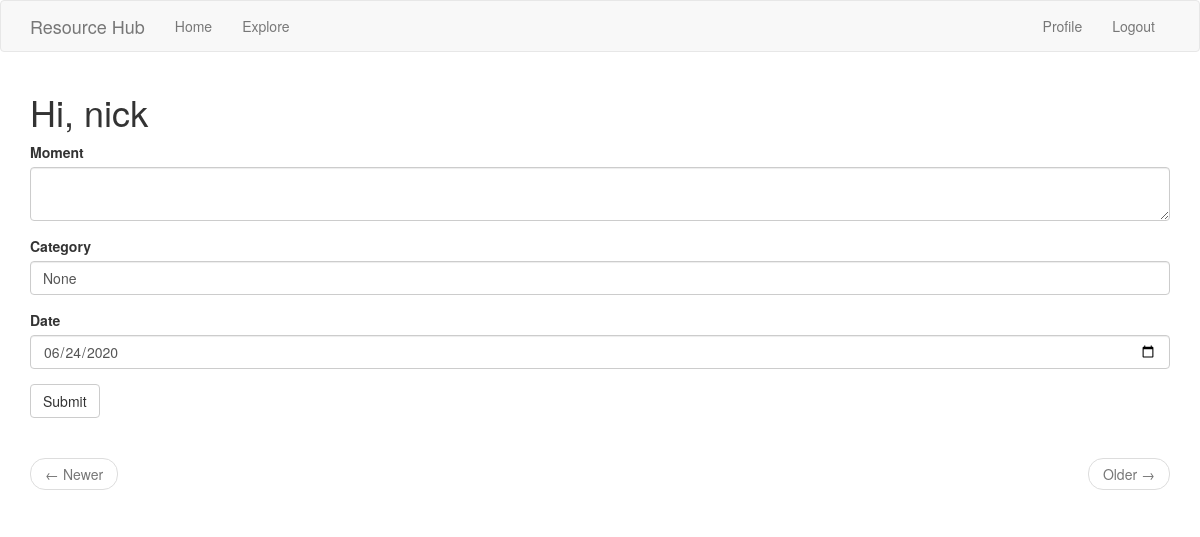
Before: /index (signed in) with the older database file.
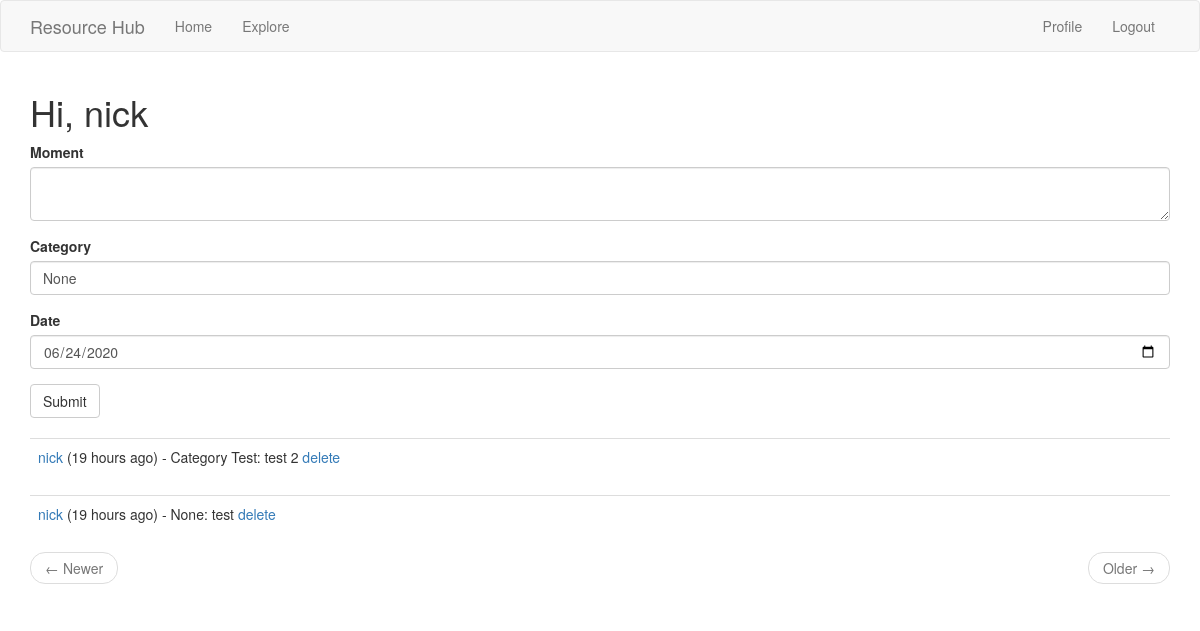
After: the same page with the newer database file.
### app/models.py (models this page shows, shortened)
class Post(db.Model):
    id = db.Column(db.Integer, primary_key=True)
    body = db.Column(db.String(140))
    category = db.Column(db.String(25), nullable=True)
    eventdate = db.Column(db.DateTime, default=datetime.utcnow)
    timestamp = db.Column(db.DateTime, index=True, default=datetime.utcnow)
    user_id = db.Column(db.Integer, db.ForeignKey('user.id'))
    image = db.Column(db.String(255), nullable = True)

### app/main/routes.py (the view)
@bp.route('/', methods=['GET', 'POST'])
@bp.route('/index', methods=['GET', 'POST'])
@login_required
def index():
    form = PostForm()
    if form.validate_on_submit():
        post = Post(body=form.post.data, author=current_user, category=form.category.data, eventdate=form.eventdate.data)
        db.session.add(post)
        db.session.commit()
        flash('Moment added')
        return redirect(url_for('main.index'))
    page = request.args.get('page', 1, type=int)
    posts = current_user.followed_posts().paginate(
        page, current_app.config['POSTS_PER_PAGE'], False)
    next_url = url_for('main.index', page=posts.next_num) \
        if posts.has_next else None
    prev_url = url_for('main.index', page=posts.prev_num) \
        if posts.has_prev else None
    return render_template('index.html', title='Home', form=form,posts=posts.items, next_url=next_url,prev_url=prev_url)

### app/main/forms.py
class PostForm(FlaskForm):
    post = TextAreaField('Moment', validators=[DataRequired()])
    category = StringField('Category', default='None')
    eventdate = DateField('Date', default=datetime.today() )
    submit = SubmitField('Submit')

### app/main/routes.py (called while the page is built)
@bp.before_app_request
def before_request():
    if current_user.is_authenticated:
        current_user.last_seen = datetime.utcnow()
        db.session.commit()

### app/models.py (called while the page is built)
@login.user_loader
def load_user(id):
    return User.query.get(int(id))

    def followed_posts(self):
        followed = Post.query.join(
            followers, (followers.c.followed_id == Post.user_id)).filter(
                followers.c.follower_id == self.id)
        own = Post.query.filter_by(user_id=self.id)
        return followed.union(own).order_by(Post.timestamp.desc())

### app/templates/index.html
{% extends "base.html" %}
{% import 'bootstrap/wtf.html' as wtf %}
{% block app_content %}
    <h1>Hi, {{ current_user.username }}</h1>
    {% if form %}
    {{ wtf.quick_form(form) }}
    <br>
    {% endif %}
    {% for post in posts %}
        {% include '_post.html' %}
    {% endfor %}
    <nav aria-label="...">
        <ul class="pager">
            <li class="previous{% if not prev_url %} disabled{% endif %}">
                <a href="{{ prev_url or '#' }}">
                    <span aria-hidden="true">&larr;</span> Newer
                </a>
            </li>
            <li class="next{% if not next_url %} disabled{% endif %}">
                <a href="{{ next_url or '#' }}">
                    Older <span aria-hidden="true">&rarr;</span>
                </a>
            </li>
        </ul>
    </nav>
{% endblock %}

### app/templates/_post.html (shortened to what this page needs)
<table class="table table-hover">
        <tr>
            <td>
            {{ user_link }} ({{ moment(post.eventdate).fromNow() }}) - {{post.category}}: {{ post.body }}
            {% if post.author.username == current_user.username %}
                 <a href="{{ url_for('main.deletenote', id=post.id) }}">delete</a>
            {% endif %}
            </td>
        </tr>
    </table>

Changed rows visible on the page:
added Post: user_link "nick", eventdate "19 hours ago", category "Category Test", body "test 2"
added Post: user_link "nick", eventdate "19 hours ago", category "None", body "test"
